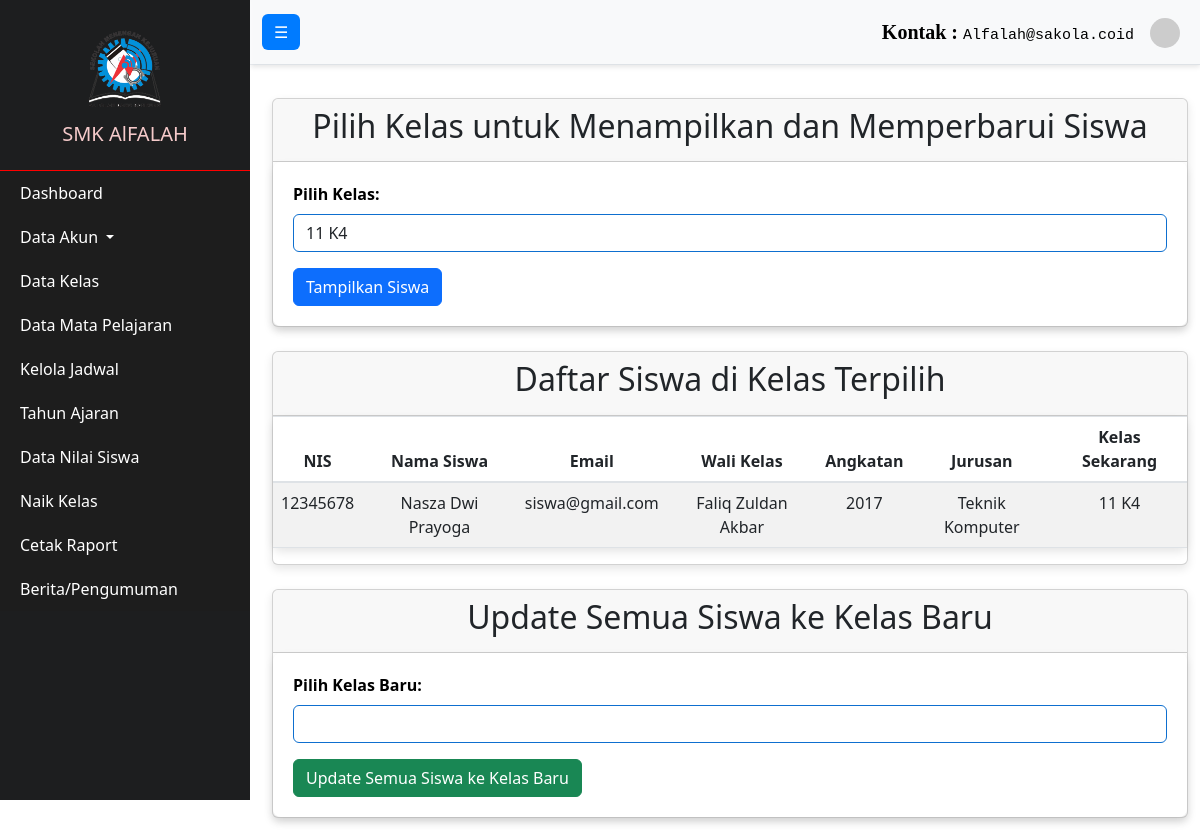
The page /Admin/naikKelas.php?id_kelas=5 on the database its author committed.
### tables this page shows
CREATE TABLE `siswa` (
  `nis` varchar(50) NOT NULL,
  `password` varchar(255) NOT NULL,
  `nama_siswa` varchar(100) NOT NULL,
  `email` varchar(100) NOT NULL,
  `id_kelas` int(11) DEFAULT NULL,
  `nama_wali_kelas` varchar(100) DEFAULT NULL,
  `angkatan` varchar(10) DEFAULT NULL,
  `id_jurusan` int(3) NOT NULL,
  `foto_profil` varchar(255) NOT NULL
);

CREATE TABLE `jurusan` (
  `id_jurusan` int(3) NOT NULL,
  `nama_jurusan` varchar(50) NOT NULL
);

CREATE TABLE `kelas` (
  `id_kelas` int(11) NOT NULL,
  `jenjang` int(2) NOT NULL,
  `nama_kelas` varchar(100) NOT NULL,
  `id_jurusan` int(4) NOT NULL,
  `id_tahun_ajaran` int(11) NOT NULL
);

### Admin/naikKelas.php (the view, shortened to what this page needs)
<?php
include '../db.php';
$queryKelas = "SELECT * FROM kelas";
$resultKelas = mysqli_query($conn, $queryKelas);
$id_kelas_terpilih = isset($_GET['id_kelas']) ? $_GET['id_kelas'] : null;
if ($id_kelas_terpilih) {
    $querySiswa = "
        SELECT siswa.*, kelas.nama_kelas, jurusan.nama_jurusan
        FROM siswa
        JOIN kelas ON siswa.id_kelas = kelas.id_kelas
        JOIN jurusan ON siswa.id_jurusan = jurusan.id_jurusan
        WHERE siswa.id_kelas = '$id_kelas_terpilih'";
    $resultSiswa = mysqli_query($conn, $querySiswa);
    $queryCurrentClass = "SELECT * FROM kelas WHERE id_kelas = '$id_kelas_terpilih'";
    $resultCurrentClass = mysqli_query($conn, $queryCurrentClass);
    $currentClass = mysqli_fetch_assoc($resultCurrentClass);
}
?>
<!DOCTYPE html>
<html lang="id">
<head>
    <link rel="stylesheet" href="https://maxcdn.bootstrapcdn.com/bootstrap/4.5.2/css/bootstrap.min.css">
    <link rel="stylesheet" href="../css/naikKelas.css">
</head>
<body>
    <?php include '../navbar/navAdmin.php'; ?>
    <div class="container mt-5">
        <div class="card">
            <div class="card-header">
                <h2>Pilih Kelas untuk Menampilkan dan Memperbarui Siswa</h2>
            </div>
            <div class="card-body">
                <form action="" method="GET">
                    <div class="form-group">
                        <label for="kelas">Pilih Kelas:</label>
                        <select name="id_kelas" id="kelas" class="form-control">
                            <?php
                            while ($kelas = mysqli_fetch_assoc($resultKelas)) {
                                $selected = $id_kelas_terpilih == $kelas['id_kelas'] ? 'selected' : '';
                                echo "<option value='{$kelas['id_kelas']}' $selected>{$kelas['jenjang']} {$kelas['nama_kelas']}</option>";
                            }
                            ?>
                        </select>
                    </div>
                    <div><button type="submit" class="btn btn-primary">Tampilkan Siswa</button></div>
                </form>
            </div>
        </div>
        <?php if ($id_kelas_terpilih && isset($resultSiswa)): ?>
            <div class="card mt-4">
                <div class="card-header">
                    <h2>Daftar Siswa di Kelas Terpilih</h2>
                </div>
                <table class="table table-striped table-hover">
                    <thead>
                        <tr>
                            <th>NIS</th>
                            <th>Nama Siswa</th>
                            <th>Email</th>
                            <th>Wali Kelas</th>
                            <th>Angkatan</th>
                            <th>Jurusan</th>
                            <th>Kelas Sekarang</th>
                        </tr>
                    </thead>
                    <tbody>
                        <?php while ($siswa = mysqli_fetch_assoc($resultSiswa)): ?>
                            <tr>
                                <td><?php echo $siswa['nis']; ?></td>
                                <td><?php echo $siswa['nama_siswa']; ?></td>
                                <td><?php echo $siswa['email']; ?></td>
                                <td><?php echo $siswa['nama_wali_kelas']; ?></td>
                                <td><?php echo $siswa['angkatan']; ?></td>
                                <td><?php echo $siswa['nama_jurusan']; ?></td>
                                <td><?php echo $currentClass['jenjang'] . " " . $currentClass['nama_kelas']; ?></td>
                            </tr>
                        <?php endwhile; ?>
                    </tbody>
                </table>
            </div>
            <div class="card mt-4">
                <div class="card-header ">
                    <h2>Update Semua Siswa ke Kelas Baru</h2>
                </div>
                <div class="card-body">
                    <form action="" method="POST">
                        <div class="form-group">
                            <label for="id_kelas_baru">Pilih Kelas Baru:</label>
                            <select name="id_kelas_baru" id="id_kelas_baru" class="form-control">
                            </select>
                        </div>
                        <div><button type="submit" class="btn btn-success">Update Semua Siswa ke Kelas Baru</button></div>
                    </form>
                </div>
            </div>
        <?php endif; ?>
    </div>
</body>
</html>

### css/naikKelas.css (style rules this page uses)
body { background-color: #f8f9fa; font-family: 'Poppins', sans-serif; }
h2, h3 { font-weight: bold; color: #343a40; }
.table { background-color: #ffffff; border-radius: 8px; box-shadow: 0 4px 10px rgba(0, 0, 0, 0.1); }
.table th { background-color: #343a40; color: #fff; text-align: center; font-weight: bold; }
.table td { text-align: center; color: #495057; }
.card-header { font-size: 1.25rem; font-weight: bold; padding: 15px; text-align: center; margin-bottom: 10px; }
.btn-primary, .btn-success { font-weight: bold; padding: 10px 20px; border-radius: 5px; transition: background-color 0.3s ease, box-shadow 0.3s ease; }
.btn-primary { background-color: #007bff; border-color: #007bff; }
.btn-success { background-color: #28a745; border-color: #28a745; }
.card { border-radius: 8px; box-shadow: 0 4px 10px rgba(0, 0, 0, 0.1); margin-bottom: 20px; }
.card-body { padding: 20px; }
.form-control, .form-select { padding: 10px; font-size: 1rem; border-radius: 5px; border: 1px solid #ced4da; transition: border-color 0.3s ease; }
label { font-weight: 600; color: #000000; margin-bottom: 0.5rem; display: block; }
select.form-control { border: 1px solid #0e6fcf; border-radius: 0.375rem; padding: 0.375rem 0.75rem; background-color: #fff; transition: border-color 0.15s ease-in-out, box-shadow 0.15s ease-in-out; }

### css/styles.css (style rules this page uses)
body { overflow-x: hidden; text-decoration: none; }
.card-body { padding: 20px; border-radius: 8px; box-shadow: 0 4px 8px rgba(0, 0, 0, 0.1); }

### rows shown on the page
siswa: nis "12345678", nama_siswa "Nasza Dwi Prayoga", email "siswa@gmail.com", nama_wali_kelas "Faliq Zuldan Akbar", angkatan "2017", id_jurusan.nama_jurusan "Teknik Komputer", id_kelas.jenjang "11", id_kelas.nama_kelas "K4"

### other values the page prints
form field id_kelas "11 K4"
